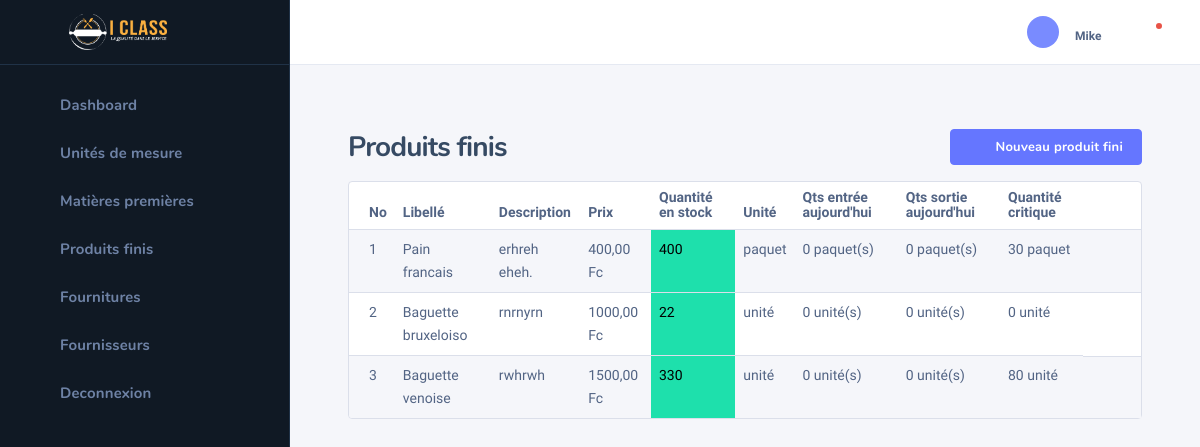
The page /bakery/pf_list/ (signed in) on the database its author committed.
### bakery/models.py (models this page shows, shortened)
class ProduitFini(models.Model):
    class Meta:
        verbose_name = "Produit fini"
    libelle = models.CharField(max_length=255)
    description = models.TextField()
    unite = models.ForeignKey(Unite, on_delete=models.CASCADE)
    critic_qts = models.IntegerField(default=0, blank=True, null=True)
    price = models.DecimalField(max_digits=10, decimal_places=2, null=True, blank=True, default=0, verbose_name="prix")
    total_entry = models.IntegerField(default=0, blank=True, null=True)
    total_out = models.IntegerField(default=0, blank=True, null=True)
    total_sale = models.DecimalField(max_digits=10, decimal_places=2, null=True, blank=True, default=0)
    @property
    def in_stock(self):
        total = 0
        entries = EntreePF.objects.filter(produit_fini=self)
        outs = SortiePF.objects.filter(produit_fini=self)
        for entry in entries:
            total += entry.qts
        for out in outs:
            total -= out.qts
        return total
    @property
    def qts_out(self):
        total = 0
        outs = SortiePF.objects.filter(produit_fini=self, date=datetime.datetime.today().date())
        for out in outs:
            total += out.qts
        return total
    @property
    def qts_enters(self):
        total = 0
        entries = EntreePF.objects.filter(produit_fini=self, date=datetime.datetime.today().date())
        for entry in entries:
            total += entry.qts
        return total

class EntreePF(models.Model):
    class Meta:
        verbose_name = "Entrées de produit fini"
    produit_fini = models.ForeignKey(ProduitFini, on_delete=models.CASCADE, null=True, verbose_name="produit fini")
    qts = models.IntegerField()
    date = models.DateField(auto_now_add=True, null=True)
    heure = models.TimeField(auto_now_add=True, null=True)
    completed = models.BooleanField(default=False)
    added_at = models.DateTimeField(auto_now_add=True, null=True)

class SortiePF(models.Model):
    class Meta:
        verbose_name = "Sortie de produit fini"
    produit_fini = models.ForeignKey(ProduitFini, on_delete=models.CASCADE, null=True)
    qts = models.IntegerField()
    date = models.DateField(auto_now_add=True, null=True)
    heure = models.TimeField(auto_now_add=True, null=True)
    price = models.DecimalField(max_digits=10, decimal_places=2, null=True, blank=True, verbose_name="prix")
    devise = models.CharField(max_length=25, choices=devises, default=devises[1][0])
    completed = models.BooleanField(default=False)
    added_at = models.DateTimeField(auto_now_add=True, null=True)

class Unite(models.Model):
    class Meta:
        verbose_name = "Unité de mésure"
    name = models.CharField(max_length=255)

### bakery/views.py (the view, shortened to what this page needs)
# urls.py: path('pf_list/', pf_list, name='pf-list'),
@login_required(login_url='login')
def pf_list(request):
    pfs = ProduitFini.objects.all()
    units = Unite.objects.all()
    return render(request, 'bakery/pf_list.html', context={'pfs': pfs, 'units': units})

### templates/bakery/pf_list.html (shortened to what this page needs)
{% extends 'bakery/base_bakery.html' %}
{% block content %}
    {% include 'bakery/bakery_sidebar.html' %}
    <div class="nk-wrap">
        {% include 'bakery/profile.html' %}
        <div class="nk-content">
            <div class="nk-content ">
                <div class="container-fluid">
                    <div class="nk-content-inner">
                        <div class="nk-content-body">
                            <div class="nk-block-head nk-block-head-sm">
                                <div class="nk-block-between">
                                    <div class="nk-block-head-content">
                                        <h3 class="nk-block-title page-title">Produits finis</h3>
                                    </div>
                                    <div class="nk-block-head-content">
                                        <div class="toggle-wrap nk-block-tools-toggle">
                                            <div class="toggle-expand-content" data-content="pageMenu">
                                                <ul class="nk-block-tools g-3">
                                                    <li class="nk-block-tools-opt">
                                                        <a href="#" data-target="addProduct"
                                                           class="toggle btn btn-primary d-none d-md-inline-flex"><em
                                                                class="icon ni ni-plus"></em><span>Nouveau produit fini</span></a>
                                                    </li>
                                                </ul>
                                            </div>
                                        </div>
                                    </div>
                                </div>
                            </div>
                            <div class="nk-block">
                                <div class="card card-bordered">
                                    <div class="card-inner-group">
                                        <div class="card-inner p-0">
                                            <table class="datatable-init-export nowrap table table-striped"
                                                   data-export-title="Export">
                                                <thead>
                                                <tr>
                                                    <th>No</th>
                                                    <th>Libellé</th>
                                                    <th>Description</th>
                                                    <th>Prix</th>
                                                    <th>Quantité en stock</th>
                                                    <th>Unité</th>
                                                    <th>Qts entrée aujourd'hui</th>
                                                    <th>Qts sortie aujourd'hui</th>
                                                    <th>Quantité critique</th>
                                                    <th></th>
                                                </tr>
                                                </thead>
                                                <tbody>
                                                {% for pf in pfs %}
                                                    <tr>
                                                        <td>{{ forloop.counter }}</td>
                                                        <td>{{ pf.libelle }}</td>
                                                        <td>{{ pf.description }}</td>
                                                        <td>{{ pf.price }} Fc</td>
                                                        {% if pf.in_stock > pf.critic_qts %}
                                                        <td class="bg-success text-black">{{ pf.in_stock }}</td>
                                                        {% else %}
                                                        <td class="bg-danger text-white">{{ pf.in_stock }}</td>
                                                        {% endif %}
                                                        <td>{{ pf.unite.name }}</td>
                                                        <td>{{ pf.qts_enters }} {{ pf.unite.name }}(s)</td>
                                                        <td>{{ pf.qts_out }} {{ pf.unite.name }}(s)</td>
                                                        <td>{{ pf.critic_qts }} {{ pf.unite.name }}</td>
                                                        <td class="center">
                                                            <ul class="nk-tb-actions gx-1 my-n1">
                                                                <li class="me-n1">
                                                                    <div class="dropdown">
                                                                        <a href="#"
                                                                           class="dropdown-toggle btn btn-icon btn-trigger"
                                                                           data-bs-toggle="dropdown"><em
                                                                                class="icon ni ni-more-h"></em></a>
                                                                    </div>
                                                                </li>
                                                            </ul>
                                                        </td>
                                                    </tr>
                                                {% endfor %}
                                                </tbody>
                                            </table>
                                        </div>
                                    </div>
                                </div>
                            </div>
                        </div>
                    </div>
                </div>
            </div>
        </div>
    </div>
{% endblock %}

### templates/bakery/profile.html (shortened to what this page needs)
{% load static %}
<div class="nk-header nk-header-fixed is-light">
                    <div class="container-fluid">
                        <div class="nk-header-wrap">
                            <div class="nk-header-tools">
                                <ul class="nk-quick-nav">
                                    <li class="dropdown user-dropdown">
                                        <a href="#" class="dropdown-toggle" data-bs-toggle="dropdown">
                                            <div class="user-toggle">
                                                <div class="user-avatar sm">
                                                    <em class="icon ni ni-user-alt"></em>
                                                </div>
                                                <div class="user-info d-none d-md-block">
                                                    <div class="user-status">{{ request.user.userhasrole.role.name }}</div>
                                                    <div class="user-name dropdown-indicator">{{ request.user.username }}</div>
                                                </div>
                                            </div>
                                        </a>
                                    </li>
                                    <li class="dropdown notification-dropdown me-n1">
                                        <a hx-get="{% url 'check-notifications' %}" hx-target="#notifications" hx-trigger="click" hx-swap="innerHTML" class="dropdown-toggle nk-quick-nav-icon" data-bs-toggle="dropdown">
                                            <div class="icon-status icon-status-danger"><em class="icon ni ni-bell"></em></div>
                                        </a>
                                    </li>
                                </ul>
                            </div>
                        </div>
                    </div>
                </div>

### rows shown on the page
ProduitFini: libelle "Pain francais", description "erhreh eheh.", price "400,00", in_stock "400", unite.name "paquet", qts_enters "0", qts_out "0", critic_qts "30"
ProduitFini: libelle "Baguette bruxeloiso", description "rnrnyrn", price "1000,00", in_stock "22", unite.name "unité", qts_enters "0", qts_out "0", critic_qts "0"
ProduitFini: libelle "Baguette venoise", description "rwhrwh", price "1500,00", in_stock "330", unite.name "unité", qts_enters "0", qts_out "0", critic_qts "80"

### other values the page prints
{{ request.user.username }} "Mike"
